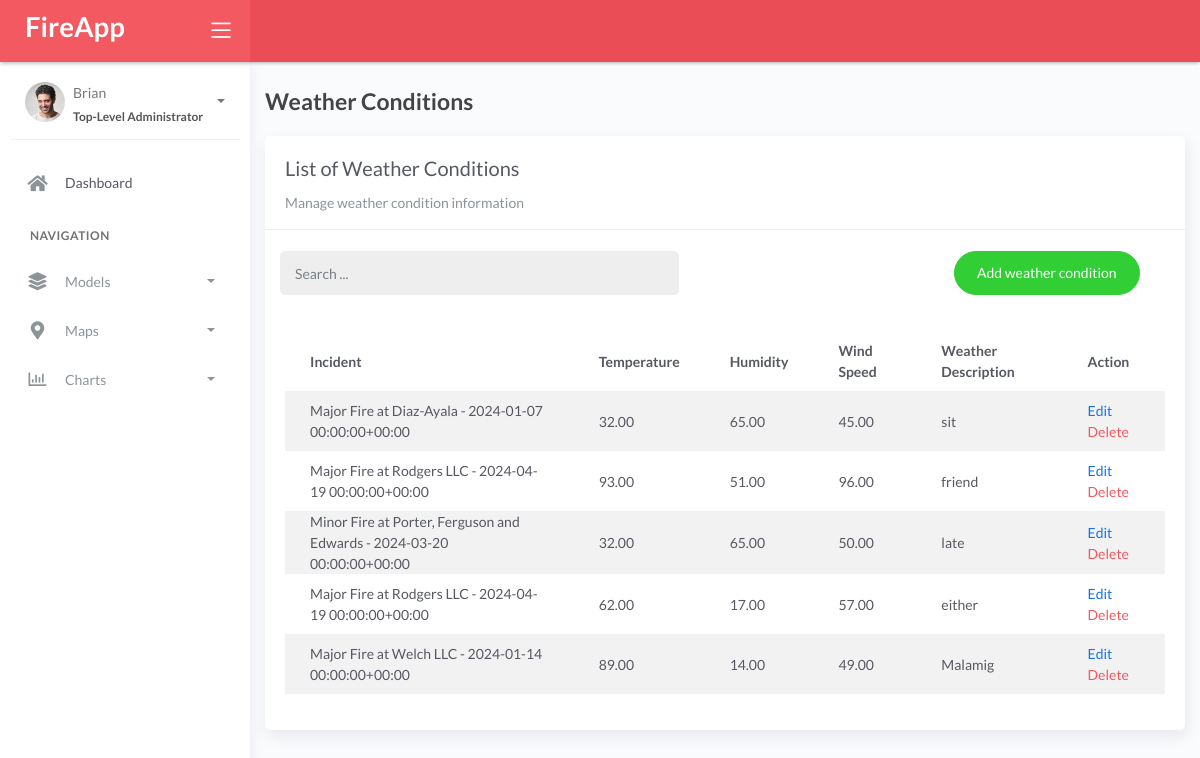
The page /weatherconditions/ on the database its author committed.
### fire/models.py (models this page shows, shortened)
class BaseModel(models.Model):
    created_at = models.DateTimeField(auto_now_add=True, db_index=True)
    updated_at = models.DateTimeField(auto_now=True)
    class Meta:
        abstract = True

class WeatherConditions(BaseModel):
    incident = models.ForeignKey(Incident, on_delete=models.CASCADE)
    temperature = models.DecimalField(
        max_digits=10, decimal_places=2, validators=[validate_non_negative])
    humidity = models.DecimalField(
        max_digits=10, decimal_places=2, validators=[validate_non_negative])
    wind_speed = models.DecimalField(
        max_digits=10, decimal_places=2, validators=[validate_non_negative])
    weather_description = models.CharField(max_length=150)
    class Meta:
        verbose_name = 'Weather Condition'

class Incident(BaseModel):
    SEVERITY_CHOICES = (
        ('Minor Fire', 'Minor Fire'),
        ('Moderate Fire', 'Moderate Fire'),
        ('Major Fire', 'Major Fire'),
    )
    location = models.ForeignKey(Locations, on_delete=models.CASCADE)
    date_time = models.DateTimeField(
        blank=True, null=True, validators=[validate_not_future])
    severity_level = models.CharField(max_length=45, choices=SEVERITY_CHOICES)
    description = models.CharField(max_length=250)
    def __str__(self):
        return f"{self.severity_level} at {self.location.name} - {self.date_time}"
    class Meta:
        verbose_name = 'Incident'

class Locations(BaseModel):
    name = models.CharField(max_length=150)
    latitude = models.DecimalField(
        max_digits=22, decimal_places=16, null=True, blank=True)
    longitude = models.DecimalField(
        max_digits=22, decimal_places=16, null=True, blank=True)
    address = models.CharField(max_length=150)
    city = models.CharField(max_length=150)
    country = models.CharField(max_length=150)
    class Meta:
        verbose_name = 'Location'

### fire/views.py (the view)
# urls.py: path('weatherconditions/', views.WeatherConditionsList.as_view(),
class WeatherConditionsList(ListView):
    model = WeatherConditions
    context_object_name = 'weatherconditions'
    template_name = 'weatherconditions/list.html'
    paginate_by = 5
    def get_queryset(self, *args, **kwargs):
        qs = super().get_queryset(*args, **kwargs).order_by('-created_at')
        if self.request.GET.get("q") != None:
            query = self.request.GET.get('q')
            qs = qs.filter(Q(incident__location__name__icontains=query))
        return qs

### templates/weatherconditions/list.html (shortened to what this page needs)
{% extends 'base.html' %} {% load static %} {% block content %}
<div class="content">
  <div class="container-fluid">
    <h4 class="page-title mt-4">Weather Conditions</h4>
    <div class="row">
      <div class="col-md-12">
        <div class="card">
          <div class="card-header">
            <div class="card-title">List of Weather Conditions</div>
            <div class="card-category">
              Manage weather condition information
            </div>
          </div>
          <br />
          <div class="col-md-12 row">
            <div class="col-md-6">
              <form
                class="navbar-left navbar-form nav-search mr-md-3"
                action="{% url 'weatherconditions' %}"
              >
                <div class="input-group">
                  <input
                    type="text"
                    placeholder="Search ..."
                    class="form-control"
                    name="q"
                    value="{{ request.GET.q }}"
                  />
                  <div class="input-group-append">
                    <span class="input-group-text">
                    </span>
                  </div>
                </div>
              </form>
            </div>
            <div class="col-md-6">
              <div class="pull-right">
                <a
                  href="{% url 'weatherconditions-add' %}"
                  class="btn btn-success btn-rounded"
                  >Add weather condition</a
                >
              </div>
            </div>
          </div>
          <div class="card-body">
            <table class="table table-striped mt-3">
              <thead>
                <tr>
                  <th scope="col">Incident</th>
                  <th scope="col">Temperature</th>
                  <th scope="col">Humidity</th>
                  <th scope="col">Wind Speed</th>
                  <th scope="col">Weather Description</th>
                  <th scope="col">Action</th>
                </tr>
              </thead>
              <tbody>
                {% for object in object_list %}
                <tr>
                  <td>{{ object.incident }}</td>
                  <td>{{ object.temperature }}</td>
                  <td>{{ object.humidity }}</td>
                  <td>{{ object.wind_speed }}</td>
                  <td>{{ object.weather_description }}</td>
                  <td>
                    <a href="{% url 'weatherconditions-edit' object.id %}"
                      >Edit</a
                    >
                    <a
                      href="{% url 'weatherconditions-delete' object.id %}"
                      class="text-danger"
                      >Delete</a
                    >
                  </td>
                </tr>
                {% endfor %}
              </tbody>
            </table>
          </div>
        </div>
      </div>
    </div>
  </div>
</div>
{% endblock %}

### rows shown on the page
WeatherConditions: incident "Major Fire at Diaz-Ayala - 2024-01-07 00:00:00+00:00", temperature "32.00", humidity "65.00", wind_speed "45.00", weather_description "sit"
WeatherConditions: incident "Major Fire at Rodgers LLC - 2024-04-19 00:00:00+00:00", temperature "93.00", humidity "51.00", wind_speed "96.00", weather_description "friend"
WeatherConditions: incident "Minor Fire at Porter, Ferguson and Edwards - 2024-03-20 00:00:00+00:00", temperature "32.00", humidity "65.00", wind_speed "50.00", weather_description "late"
WeatherConditions: incident "Major Fire at Rodgers LLC - 2024-04-19 00:00:00+00:00", temperature "62.00", humidity "17.00", wind_speed "57.00", weather_description "either"
WeatherConditions: incident "Major Fire at Welch LLC - 2024-01-14 00:00:00+00:00", temperature "89.00", humidity "14.00", wind_speed "49.00", weather_description "Malamig"
